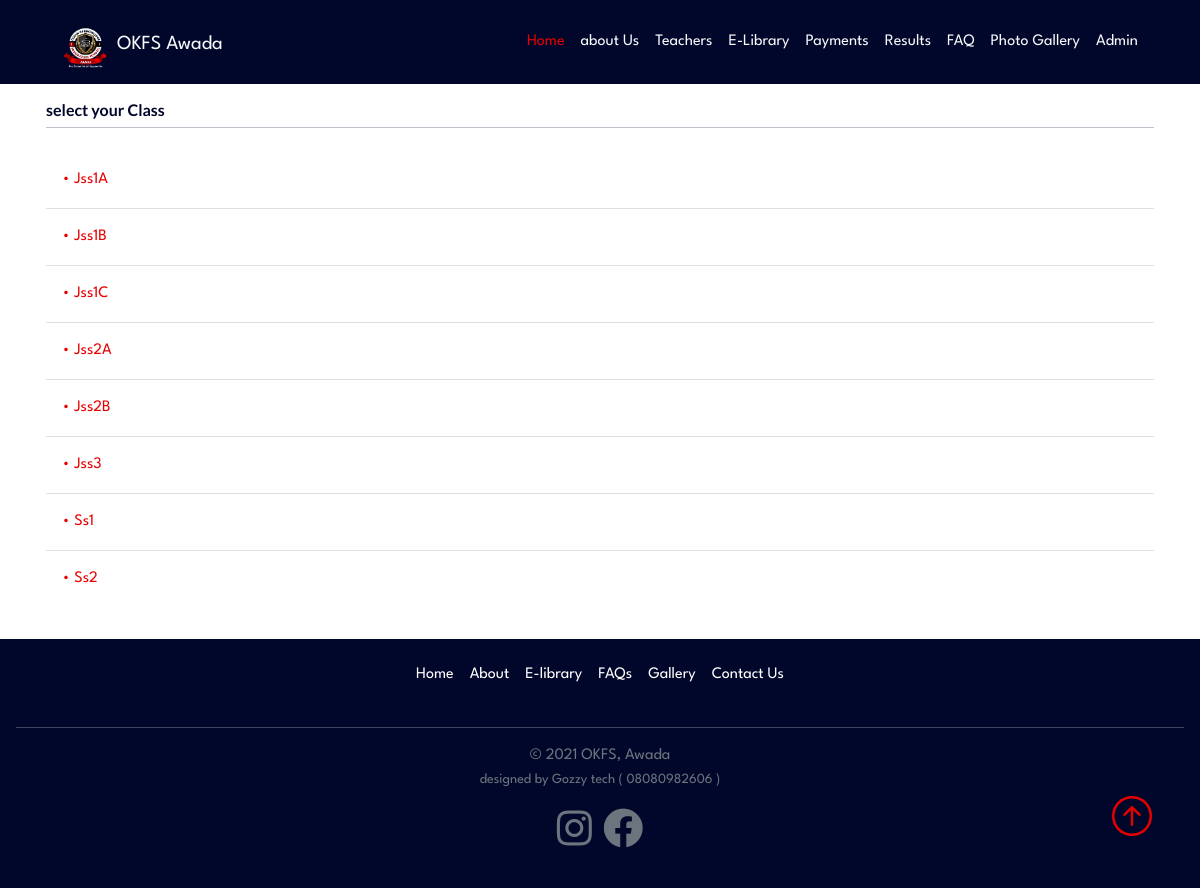
Page /SRMS/ on the earlier database version.
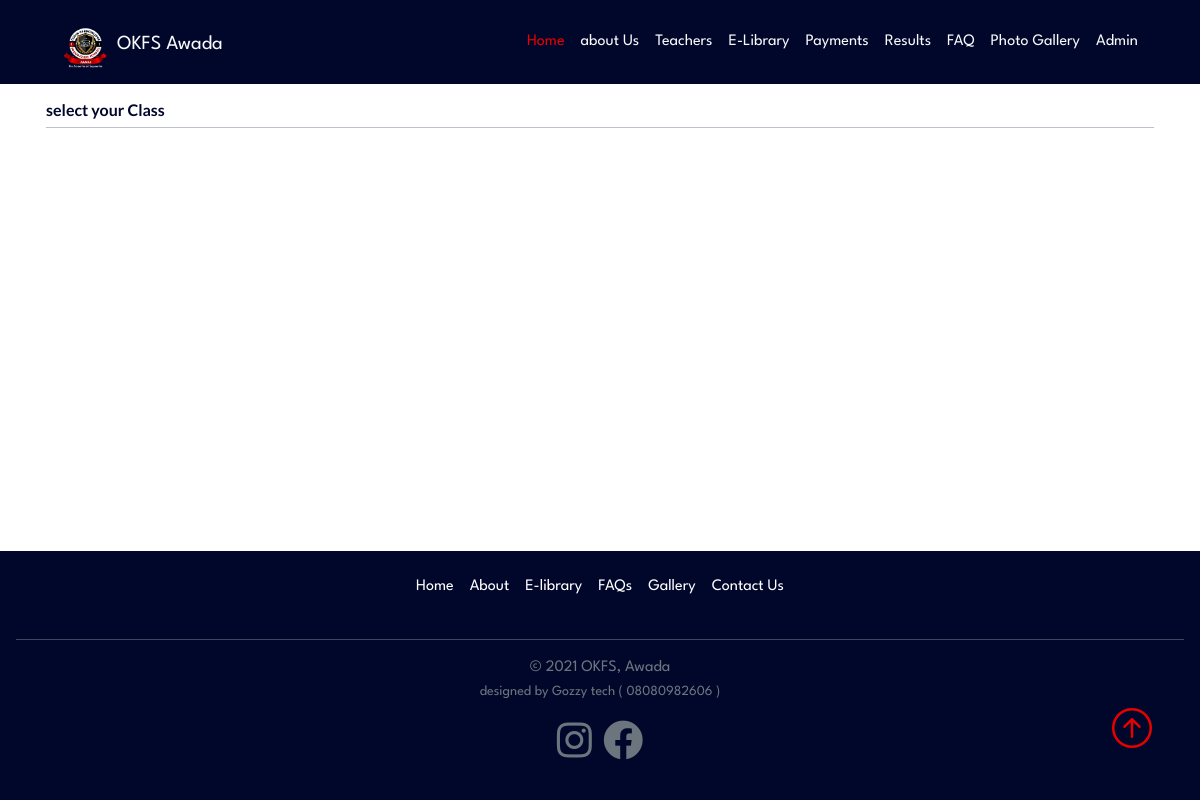
Same page on the later database version.
### SRMS/models.py (models this page shows, shortened)
class Class(models.Model):
	Class=models.CharField(max_length=10, blank=True)

### SRMS/views.py (the view)
# urls.py: path('', classes_view, name='classes'),
def classes_view(request):
	queryset= Class.objects.all()
	context = {
		"classes": queryset,
    }
	return render(request, "Classes.html", context)

### SRMS/templates/Classes.html
{% extends 'base.html' %}
{% block content %}
<section>
      <div class = "container p-3">
 	<ul class="list-group-flush p-0">
 	     <h2 class=" h6 fw-bold">select your Class</h2>
        <hr class="mt-0 mb-4" >
{% for class in classes %}
  <li class="list-group-item d-flex justify-content-between align-items-center">
  <div class="my-2">
       <a href="{% url 'SRMS:students' class.Class class.id %}" class="text-decoration-none">• {{ class.Class }}</a>
    </div>
        </li>
        {% endfor %}
      </ul>
      </div>
     </section>
{% endblock %}

### templates/base.html (shortened to what this page needs)
{% load static %}
<!doctype html>
 <html lang="en">
 <head style="background-color:#00072B;">
 <link
 rel="stylesheet"
 href="https://cdnjs.cloudflare.com/ajax/libs/animate.css/4.1.1/animate.min.css"
/>
  <link href="https://cdn.jsdelivr.net/npm/bootstrap@5.0.2/dist/css/bootstrap.min.css" rel="stylesheet">
   <link rel="stylesheet" href="https://cdn.jsdelivr.net/npm/bootstrap-icons@1.5.0/font/bootstrap-icons.css">
	 <link rel="stylesheet" href="https://cdnjs.cloudflare.com/ajax/libs/font-awesome/5.12.1/css/all.min.css"/>
	<link href='https://api.mapbox.com/mapbox-gl-js/v2.3.1/mapbox-gl.css' rel='stylesheet' />
 </head>
<body class="position-relative">
	<main>
	<nav class="navbar navbar-expand-lg navbar-light  py-2 mt-0 fixed-top" style="background-color:#00072B;">
      <div class="container px-4" >
        <a href="{% url 'home' %}" class="navbar-brand text-light pb-0" > <img src="{% static 'OKFS.png' %}" alt="..." width= "63" height= "63" >OKFS Awada </a>
      <div class="collapse navbar-collapse"  id="navmenu">
          <ol class="navbar-nav ms-auto  text-start ps-1">
          	<li class="nav-item">
              <a href="{% url 'home' %}" class="nav-link active" style="color:#e60000!important;"
            }>Home</a>
            </li>
            <li class="nav-item">
              <a href="{% url 'about' %}" class="nav-link text-light">about Us</a>
            </li>
              <li class="nav-item">
              <a href="{% url 'TMS:teachers' %}" class="nav-link text-light" >Teachers</a>
            </li>
            <li class="nav-item">
              <a href="{% url 'Elibrary:subjects' %}" class="nav-link text-light">E-Library</a>
            </li>
            <li class="nav-item">
              <a href="{% url 'Payments:initiate_payment' %}"  class="nav-link text-light">Payments</a>
            </li>
            <li class="nav-item">
              <a href="{% url 'SRMS:classes' %}" class="nav-link text-light">Results</a>
            </li>
            <li class="nav-item">
              <a href="#FAQ" class="nav-link text-light">FAQ</a>
            </li>
            <li class="nav-item">
              <a href="{% url 'gallery' %}" class="nav-link text-light">Photo Gallery</a>
            </li>
                 <li class="nav-item">
              <a href="/admin" class="nav-link text-light">Admin</a>
            </li>
          </ol>
        </div>
         </div>
    </nav>
{% block content%}
{% endblock %}
    	</main>
  <footer class="py-3" style="background-color:#00072B; color:white;">
    <ul class="nav justify-content-center pb-3 mb-1" style="background-color:#00072B;">
      <li class="nav-item" style="background-color:#00072B"; ><a href="{% url 'home' %}" class="nav-link px-2 " style="color:white;">Home</a></li>
      <li class="nav-item" style="background-color:#00072B;" ><a href="{% url 'about' %}" class="nav-link px-2 " style=" color:white;">About</a></li>
      <li class="nav-item" style="background-color:#00072B"; ><a href="{% url 'Elibrary:subjects' %}" class="nav-link px-2" style=" color:white;">E-library</a></li>
      <li class="nav-item" style="background-color:#00072B";  ><a href="#FAQ" class="nav-link px-2" style=" color:white;">FAQs</a></li>
      <li class="nav-item" style="background-color:#00072B"; ><a href="{% url 'gallery' %}" class="nav-link px-2" style=" color:white;">Gallery</a></li>
      <li class="nav-item" style="background-color:#00072B"; ><a href="{% url 'contact' %}" class="nav-link px-2" style=" color:white;">Contact Us</a></li>
    </ul>
    <hr class="mx-3">
    <p class="text-center text-muted">&copy; 2021 OKFS, Awada <br><span class="small text-muted ">designed by Gozzy tech ( 08080982606 )</span></p>
    <p class="small text-center">
	    <a href="" target="_blank"><i class="fab fa-instagram text-secondary h1 mx-1"></i></a>
	    <a href= "" target="_blank"><i class="fab fa-facebook text-secondary h1 mx-1"></i></a>
    </p>
        <a href="#" class=" position-absolute bottom-0 end-0 p-5">
          <i class="bi bi-arrow-up-circle h1"></i>
        </a>
  </footer>
</body>
</html>

### templates/base.html (style rules this page uses)
* { box-sizing:border-box; }
html, body { margin: 0; padding: 0; }
body { display: flex; min-height: 100vh; flex-direction: column; }
main { flex: 1 0 auto; }
body::before { display: block; content: ''; height: 60px; }
li,h1,h2,h3,h4,h5,h6,th { color:#00072B; font-family: 'Lato', sans-serif; }
li,p,span,div,td,th,form { font-family: 'League Spartan', sans-serif; color:#00072B; }
a { color: #e60000; }

Differences in the rows shown:
removed Class: Class "Jss1A"
removed Class: Class "Jss1B"
removed Class: Class "Jss1C"
removed Class: Class "Jss2A"
removed Class: Class "Jss2B"
removed Class: Class "Jss3"
removed Class: Class "Ss1"
removed Class: Class "Ss2"
